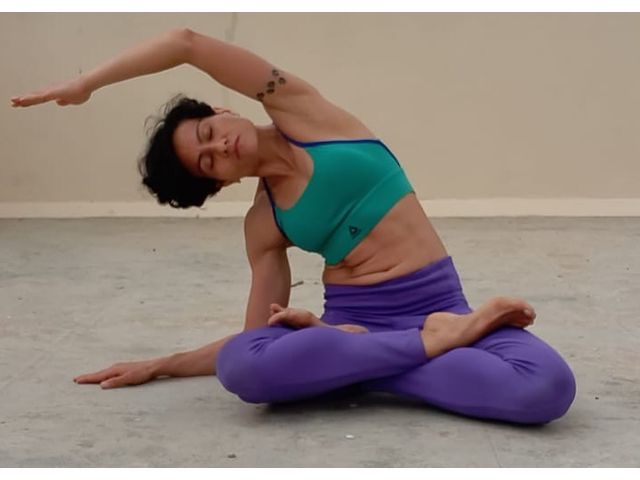
#> input picture challenge.jpg, 640 x 480 px
$ jupyter execute --allow-errors BodyPartIndentifier.ipynb   (shell and % lines are left out)
#> lines starting #> are read from the running program, lines starting #| are printed output that depends on the picture
Cloning into my git reposistory to access tensorflow's pretrained model

[cell 1]
%cd Pose-Detection/

Code for Heat Map and Assigning different body parts numbers as dictionary.

[cell 2]
import cv2 as cv
import numpy as np
from google.colab.patches import cv2_imshow

BODY_PARTS = { "Nose": 0, "Neck": 1, "RShoulder": 2, "RElbow": 3, "RWrist": 4,
               "LShoulder": 5, "LElbow": 6, "LWrist": 7, "RHip": 8, "RKnee": 9,
               "RAnkle": 10, "LHip": 11, "LKnee": 12, "LAnkle": 13, "REye": 14,
               "LEye": 15, "REar": 16, "LEar": 17, "Background": 18 }

POSE_PAIRS = [ ["Neck", "RShoulder"], ["Neck", "LShoulder"], ["RShoulder", "RElbow"],
               ["RElbow", "RWrist"], ["LShoulder", "LElbow"], ["LElbow", "LWrist"],
               ["Neck", "RHip"], ["RHip", "RKnee"], ["RKnee", "RAnkle"], ["Neck", "LHip"],
               ["LHip", "LKnee"], ["LKnee", "LAnkle"], ["Neck", "Nose"], ["Nose", "REye"],
               ["REye", "REar"], ["Nose", "LEye"], ["LEye", "LEar"] ]

width = 368
height = 368
inWidth = width
inHeight = height

#> (the rest of this cell did not finish here and is left out)

Initial Testing

[cell 3]
input = cv.imread("challenge.jpg")
#> input is the input picture: shape (480, 640, 3); mean B, G, R 127.8, 133.7, 146.8
#> (the rest of this cell did not finish here and is left out)

[cell 4]
input = cv.imread("image1.jpg")
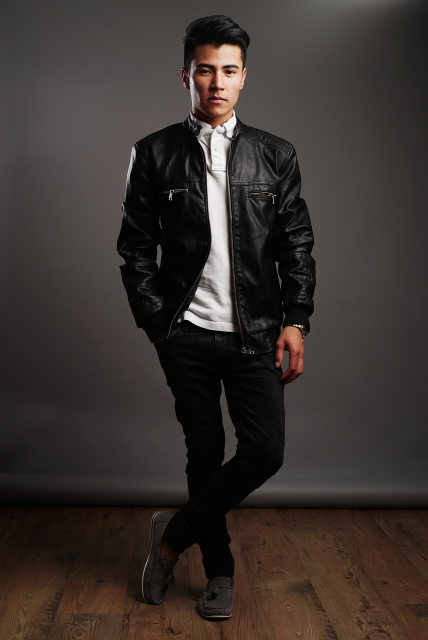
#> input picture image1.jpg, 855 x 1280 px (shown at 1/2 size)
#> input is the input picture: shape (1280, 855, 3); mean B, G, R 46.5, 50.4, 57.7
#> (the rest of this cell did not finish here and is left out)

[cell 5]
input = cv.imread("image.jpg")
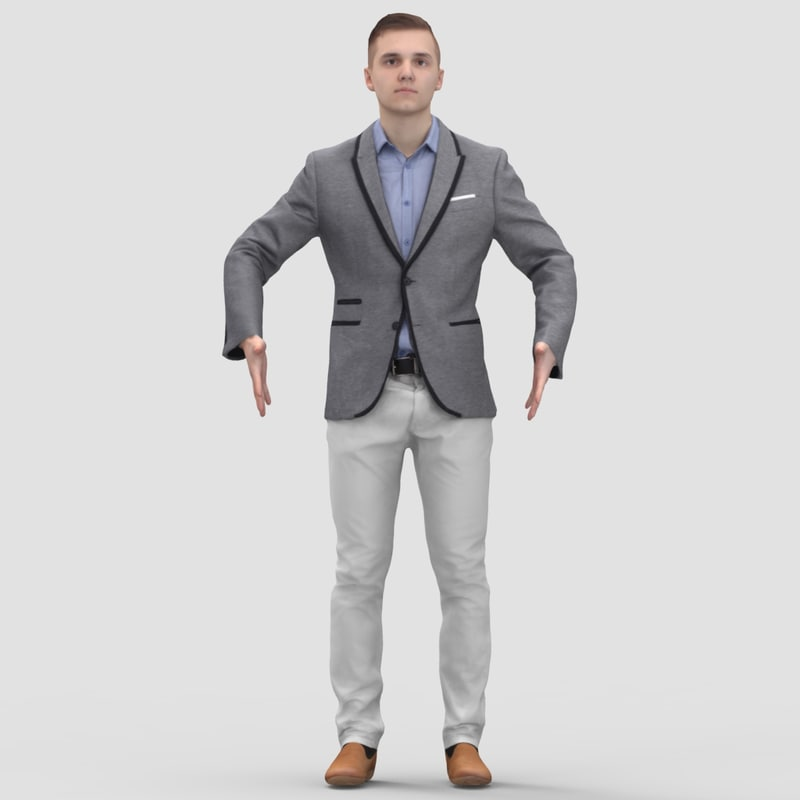
#> input picture image.jpg, 800 x 800 px
#> input is the input picture: shape (800, 800, 3); mean B, G, R 208.5, 208.1, 208.9
#> (the rest of this cell did not finish here and is left out)

[cell 6]
input = cv.imread("image2.jpg")
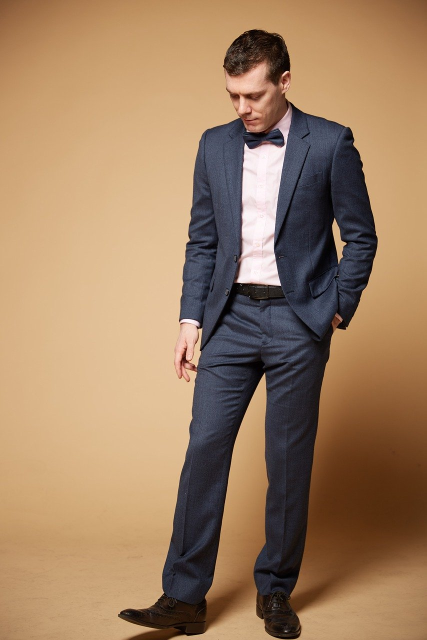
#> input picture image2.jpg, 853 x 1280 px (shown at 1/2 size)
#> input is the input picture: shape (1280, 853, 3); mean B, G, R 98.5, 128.2, 159.2
#> (the rest of this cell did not finish here and is left out)
